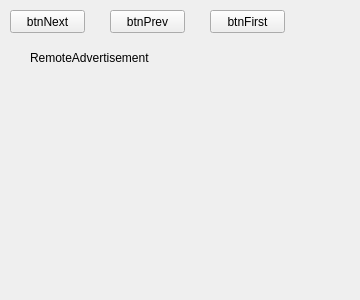
<?xml version="1.0" encoding="UTF-8"?>
<ui version="4.0">
 <class>QRemoteAdvertisePage</class>
 <widget class="QWidget" name="QRemoteAdvertisePage">
  <property name="geometry">
   <rect>
    <x>0</x>
    <y>0</y>
    <width>360</width>
    <height>300</height>
   </rect>
  </property>
  <property name="windowTitle">
   <string>QRemoteAdvertisePage</string>
  </property>
  <widget class="QPushButton" name="btnNext">
   <property name="geometry">
    <rect>
     <x>10</x>
     <y>10</y>
     <width>75</width>
     <height>23</height>
    </rect>
   </property>
   <property name="text">
    <string>btnNext</string>
   </property>
  </widget>
  <widget class="QPushButton" name="btnPrev">
   <property name="geometry">
    <rect>
     <x>110</x>
     <y>10</y>
     <width>75</width>
     <height>23</height>
    </rect>
   </property>
   <property name="text">
    <string>btnPrev</string>
   </property>
  </widget>
  <widget class="QPushButton" name="btnFirst">
   <property name="geometry">
    <rect>
     <x>210</x>
     <y>10</y>
     <width>75</width>
     <height>23</height>
    </rect>
   </property>
   <property name="text">
    <string>btnFirst</string>
   </property>
  </widget>
  <widget class="QLabel" name="label">
   <property name="geometry">
    <rect>
     <x>30</x>
     <y>50</y>
     <width>141</width>
     <height>16</height>
    </rect>
   </property>
   <property name="text">
    <string>RemoteAdvertisement</string>
   </property>
  </widget>
 </widget>
 <layoutdefault spacing="6" margin="11"/>
 <resources/>
 <connections/>
</ui>
